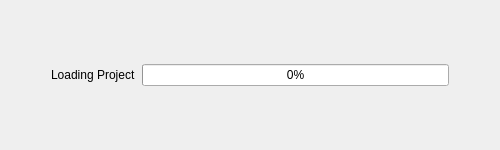
<?xml version="1.0" encoding="UTF-8"?>
<ui version="4.0">
 <class>LoadingProject</class>
 <widget class="QDialog" name="LoadingProject">
  <property name="windowModality">
   <enum>Qt::WindowModal</enum>
  </property>
  <property name="geometry">
   <rect>
    <x>0</x>
    <y>0</y>
    <width>500</width>
    <height>150</height>
   </rect>
  </property>
  <property name="windowTitle">
   <string/>
  </property>
  <property name="modal">
   <bool>true</bool>
  </property>
  <layout class="QVBoxLayout" name="verticalLayout">
   <item>
    <layout class="QHBoxLayout" name="horizontalLayout">
     <property name="leftMargin">
      <number>40</number>
     </property>
     <property name="topMargin">
      <number>20</number>
     </property>
     <property name="rightMargin">
      <number>40</number>
     </property>
     <property name="bottomMargin">
      <number>20</number>
     </property>
     <item>
      <widget class="QLabel" name="label">
       <property name="text">
        <string>Loading Project</string>
       </property>
      </widget>
     </item>
     <item>
      <widget class="QProgressBar" name="progressBar">
       <property name="value">
        <number>0</number>
       </property>
       <property name="textVisible">
        <bool>true</bool>
       </property>
       <property name="invertedAppearance">
        <bool>false</bool>
       </property>
      </widget>
     </item>
    </layout>
   </item>
  </layout>
 </widget>
 <resources/>
 <connections/>
</ui>
